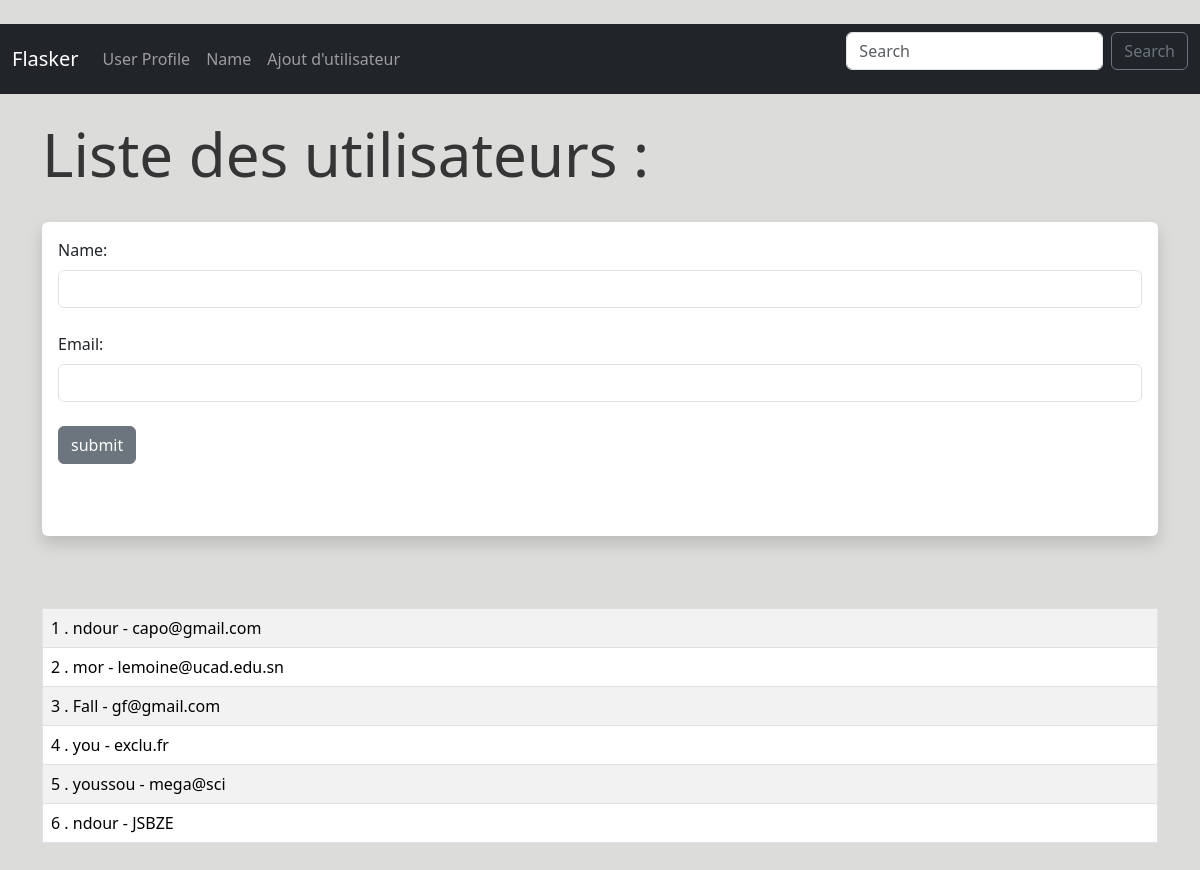
Screenshot of /user/add with the database file from the repository.
### hello.py (models this page shows, shortened)
class Users (db.Model):
    id = db.Column(db.Integer, primary_key=True)
    name = db.Column(db.String(200),nullable=False)
    email = db.Column(db.String(120),nullable=False, unique=True)
    date_added = db.Column(db.DateTime, default=datetime.now)

### hello.py (the view, shortened to what this page needs)
@app.route('/user/add', methods=['GET','POST'])
def add_user():
    name = None
    form = UserForm()
    our_users= Users.query.order_by(Users.date_added)
    return render_template("add_user.html", form=form, name=name,
                           our_users=our_users )

### hello.py
class UserForm(FlaskForm):
    name = StringField("Name:", validators=[DataRequired()])
    email = StringField("Email:", validators=[DataRequired()])
    submit = SubmitField("submit")

### templates/add_user.html (shortened to what this page needs)
{% extends 'base.html' %}
{% block content %}
{% if name %}
    <h1> Utilisateur ajouter! !!</h1>
    <br/><br/>
    <table class="table table-hover table-bordered table-striped">
    {% for our_user in our_users %}
        <tr>
        <td>{{ our_user.id }} . {{ our_user.name }} - {{ our_user.email }}</td>
        </tr>
        {% endfor %}
    </table>
{% else %}
    <h1>Liste des utilisateurs :</h1>
    <br/>
<div class="shadow p-3 mbr-5 bg-body rounded">
        <form method="POST">
            {{ form.name.label(class="form-label") }}
            {{ form.name(class="form-control") }}
            <br/>
            {{ form.email.label(class="form-label") }}
            {{ form.email(class="form-control") }}
            <br/>
            {{ form.submit(class="btn btn-secondary mb-3") }}
        </form>
            <br/>
</div>
<br/><br/><br/>
<table class="table table-hover table-bordered table-striped">
{% for our_user in our_users %}
        <tr>
        <td>{{ our_user.id }} . {{ our_user.name }} - {{ our_user.email }}</td>
        </tr>
        {% endfor %}
</table>
{% endif %}
{% endblock %}

### templates/base.html (shortened to what this page needs)
<!doctype html>
<html lang="en">
  <head>
    <link href="https://cdn.jsdelivr.net/npm/bootstrap@5.3.8/dist/css/bootstrap.min.css"
     rel="stylesheet"
>
          <link href="{{ url_for('static', filename='css/style.css') }}" rel="stylesheet" >
  </head>
  <body>
    {% include 'navbar.html' %}
    <br/>
    <div class="container">
    {% block content %}
    {% endblock %}
    </div>
  </body>
</html>

### templates/navbar.html (shortened to what this page needs)
<nav class="navbar navbar-expand-lg
navbar-dark bg-dark">
  <div class="container-fluid">
    <a class="navbar-brand" href="{{ url_for('index')}}">Flasker</a>
    <div class="collapse navbar-collapse" id="navbarSupportedContent">
      <ul class="navbar-nav me-auto mb-2 mb-lg-0">
        <li class="nav-item">
          <a class="nav-link" href="{{ url_for('user',name='Ndour_the_boss')}}">User Profile</a>
        </li>
        <li class="nav-item">
          <a class="nav-link" href="{{ url_for('name')}}">Name</a>
        </li>
        <li class="nav-item">
          <a class="nav-link" href="{{ url_for('add_user')}}">Ajout d'utilisateur</a>
        </li>
      </ul>
      <form class="d-flex" role="search">
        <input class="form-control me-2" type="search" placeholder="Search" aria-label="Search"/>
        <button class="btn btn-outline-secondary" type="submit">Search</button>
      </form>
    </div>
  </div>
</nav>

### static/css/style.css (style rules this page uses)
h1 { color: rgb(53, 53, 54); font-size: 60px; }
body { background: rgb(220, 220, 218); }

### rows the page displays
Users: id "1", name "ndour", email "capo@gmail.com"
Users: id "2", name "mor", email "lemoine@ucad.edu.sn"
Users: id "3", name "Fall", email "gf@gmail.com"
Users: id "4", name "you", email "exclu.fr"
Users: id "5", name "youssou", email "mega@sci"
Users: id "6", name "ndour", email "JSBZE"
